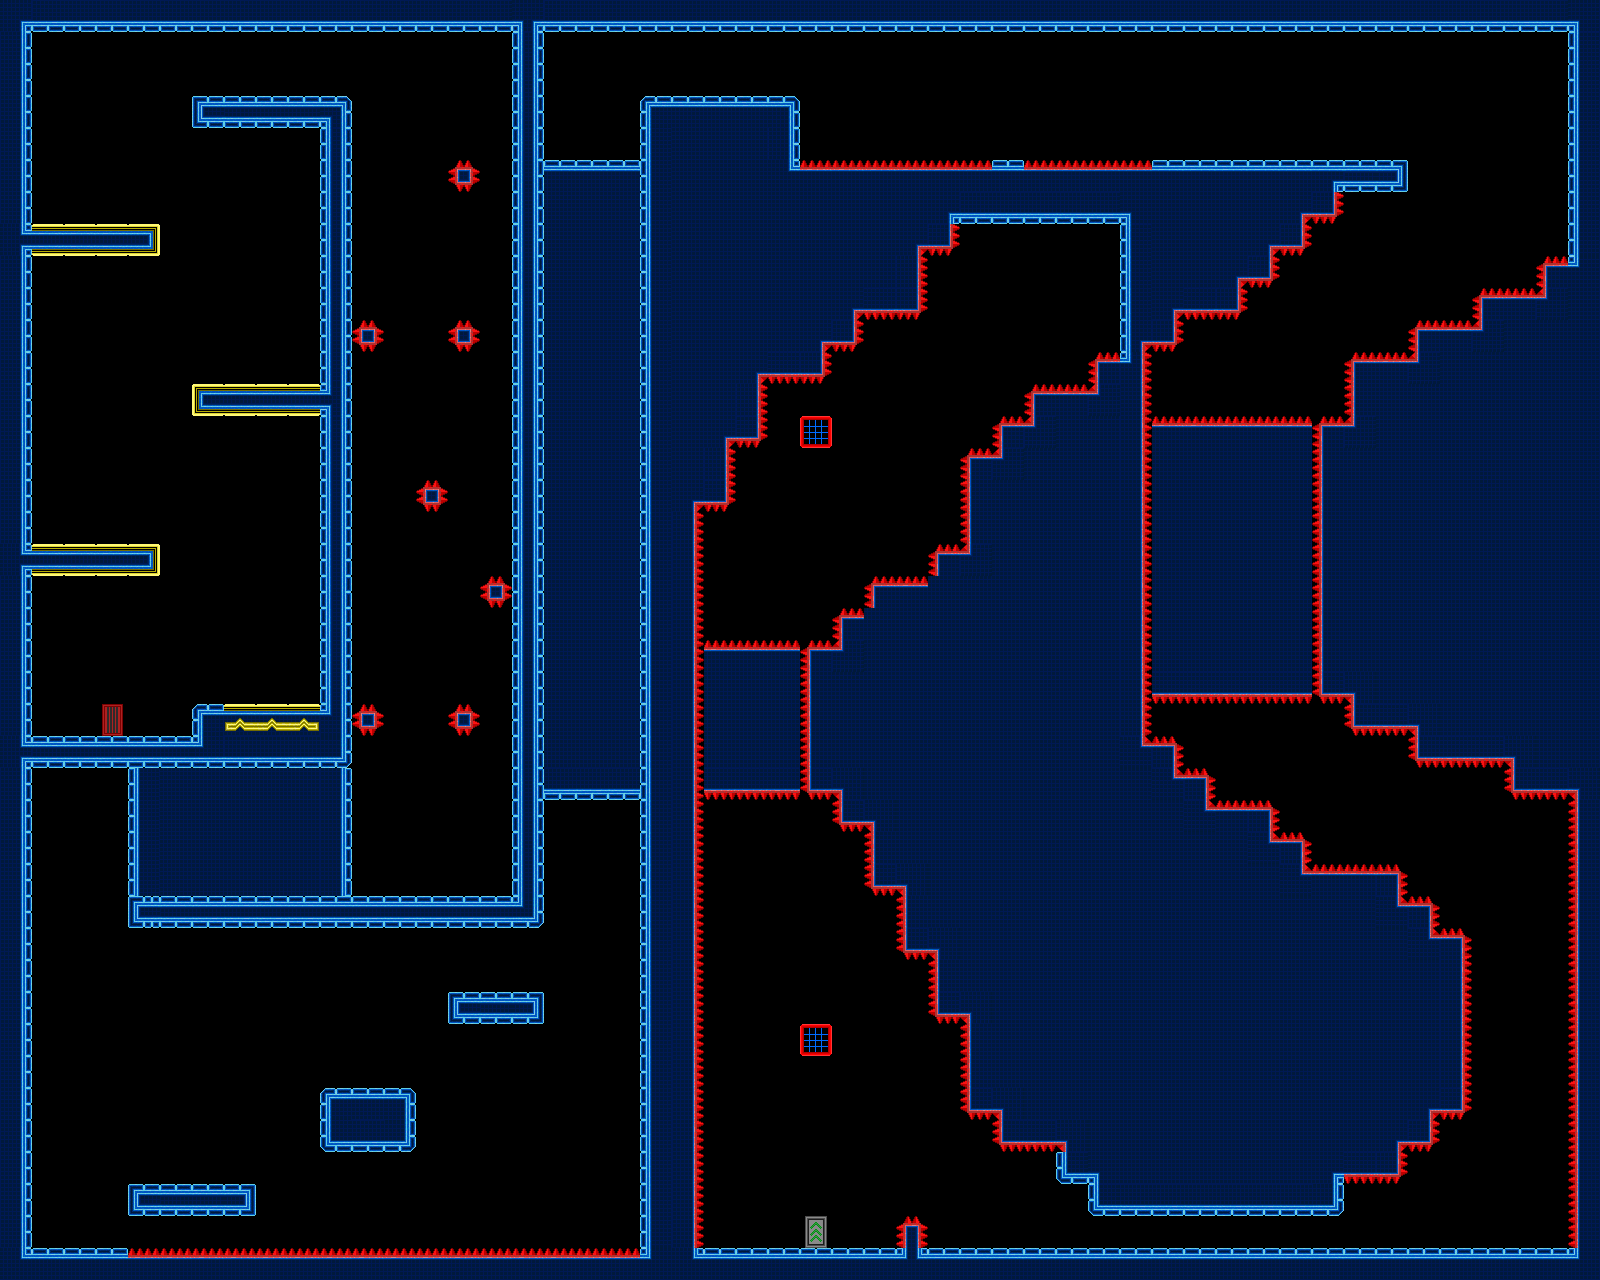

A level layout from a 2D game, rendered from its tile map. Below: a short description, then the map file with tile-grid data replaced by summaries:
An orthogonal 50x40 tile map with 32x32 px tiles, 1 tile layer (Tile Layer 1), 2 tilesets and 105 objects.

<map version="1.0" orientation="orthogonal" renderorder="right-down" width="50" height="40" tilewidth="32" tileheight="32" nextobjectid="110">
 <tileset firstgid="1" name="TestTile" tilewidth="32" tileheight="32" tilecount="117">
  <image source="resources/tiles/TestTile.png" width="416" height="288" />
 </tileset>
 <tileset firstgid="118" name="New_Spritesheet" tilewidth="32" tileheight="32" tilecount="1024">
  <image source="resources/tiles/New_Spritesheet.png" width="1024" height="1024" />
 </tileset>
 <layer name="Tile Layer 1" width="50" height="40">
  <data>[2000 cells, 1033 non-empty, 56 distinct tile ids]</data>
 </layer>
 <objectgroup name="Triggers" visible="0">
  <object id="1" x="96" y="704" width="32" height="32">
   <properties>
    <property name="playerEntrance" value="" />
   </properties>
  </object>
  <object id="2" x="800" y="1216" width="32" height="32">
   <properties>
    <property name="playerExit" value="" />
   </properties>
  </object>
  <object id="3" x="768" y="64" width="32" height="32">
   <properties>
    <property name="ToggleGlitch" value="featherFalling" />
   </properties>
  </object>
  <object id="4" x="1184" y="1216" width="32" height="32">
   <properties>
    <property name="ToggleGlitch" value="featherFalling,gravity" />
   </properties>
  </object>
  <object id="5" x="1152" y="416" width="160" height="288">
   <properties>
    <property name="GlitchedAnimation" value="" />
   </properties>
  </object>
  <object id="6" x="704" y="640" width="96" height="160">
   <properties>
    <property name="GlitchedAnimation" value="" />
   </properties>
  </object>
  <object id="7" x="128" y="768" width="224" height="128">
   <properties>
    <property name="GlitchedAnimation" value="" />
   </properties>
  </object>
  <object id="8" x="544" y="160" width="96" height="640">
   <properties>
    <property name="GlitchedAnimation" value="" />
   </properties>
  </object>
  <object id="9" x="32" y="1248" width="96" height="32">
   <properties>
    <property name="blocker" value="t" />
   </properties>
  </object>
  <object id="10" x="704" y="1248" width="864" height="32">
   <properties>
    <property name="blocker" value="t" />
   </properties>
  </object>
  <object id="11" x="1248" y="1216" width="32" height="32">
   <properties>
    <property name="CheckPoint" value="1" />
   </properties>
  </object>
  <object id="12" x="672" y="64" width="32" height="32">
   <properties>
    <property name="CheckPoint" value="1" />
   </properties>
  </object>
  <object id="13" x="128" y="896" width="384" height="32">
   <properties>
    <property name="blocker" value="tbl" />
   </properties>
  </object>
  <object id="14" x="512" y="896" width="32" height="32">
   <properties>
    <property name="blocker" value="br" />
   </properties>
  </object>
  <object id="15" x="512" y="32" width="32" height="864">
   <properties>
    <property name="blocker" value="lr" />
   </properties>
  </object>
  <object id="16" x="32" y="736" width="160" height="32">
   <properties>
    <property name="blocker" value="tb" />
   </properties>
  </object>
  <object id="17" x="320" y="128" width="32" height="608">
   <properties>
    <property name="ObsReverse" value="" />
    <property name="blocker" value="lr" />
   </properties>
  </object>
  <object id="18" x="320" y="736" width="32" height="32">
   <properties>
    <property name="blocker" value="bl" />
   </properties>
  </object>
  <object id="19" x="192" y="736" width="128" height="32">
   <properties>
    <property name="blocker" value="b" />
   </properties>
  </object>
  <object id="20" x="320" y="96" width="32" height="32" />
  <object id="21" x="192" y="96" width="128" height="32">
   <properties>
    <property name="blocker" value="tbl" />
   </properties>
  </object>
  <object id="22" x="32" y="0" width="1536" height="32">
   <properties>
    <property name="blocker" value="b" />
   </properties>
  </object>
  <object id="23" x="0" y="32" width="32" height="1216">
   <properties>
    <property name="ObsReverse" value="" />
    <property name="blocker" value="r" />
   </properties>
  </object>
  <object id="24" x="1568" y="32" width="32" height="224">
   <properties>
    <property name="blocker" value="l" />
   </properties>
  </object>
  <object id="25" x="128" y="1184" width="128" height="32">
   <properties>
    <property name="blocker" value="tblr" />
   </properties>
  </object>
  <object id="26" x="448" y="992" width="96" height="32">
   <properties>
    <property name="blocker" value="tblr" />
   </properties>
  </object>
  <object id="27" x="320" y="1088" width="96" height="64">
   <properties>
    <property name="blocker" value="tblr" />
   </properties>
  </object>
  <object id="28" x="448" y="160" width="32" height="32">
   <properties>
    <property name="deadly" value="tbrl" />
   </properties>
  </object>
  <object id="29" x="448" y="320" width="32" height="32">
   <properties>
    <property name="deadly" value="tbrl" />
   </properties>
  </object>
  <object id="30" x="352" y="320" width="32" height="32">
   <properties>
    <property name="deadly" value="tbrl" />
   </properties>
  </object>
  <object id="31" x="416" y="480" width="32" height="32">
   <properties>
    <property name="deadly" value="tbrl" />
   </properties>
  </object>
  <object id="32" x="480" y="576" width="32" height="32">
   <properties>
    <property name="deadly" value="tbrl" />
   </properties>
  </object>
  <object id="33" x="448" y="704" width="32" height="32">
   <properties>
    <property name="deadly" value="tbrl" />
   </properties>
  </object>
  <object id="34" x="352" y="704" width="32" height="32">
   <properties>
    <property name="deadly" value="tbrl" />
   </properties>
  </object>
  <object id="35" x="800" y="416" width="32" height="32">
   <properties>
    <property name="deadly" value="tbrl" />
   </properties>
  </object>
  <object id="36" x="800" y="1024" width="32" height="32">
   <properties>
    <property name="deadly" value="tbrl" />
   </properties>
  </object>
  <object id="37" x="896" y="1216" width="32" height="32">
   <properties>
    <property name="deadly" value="tbrl" />
   </properties>
  </object>
  <object id="38" x="640" y="160" width="32" height="1088">
   <properties>
    <property name="blocker" value="l" />
   </properties>
  </object>
  <object id="40" x="640" y="96" width="160" height="64">
   <properties>
    <property name="blocker" value="tlr" />
   </properties>
  </object>
  <object id="41" x="1152" y="160" width="256" height="32">
   <properties>
    <property name="blocker" value="tbr" />
   </properties>
  </object>
  <object id="42" x="800" y="160" width="192" height="32">
   <properties>
    <property name="deadly" value="t" />
   </properties>
  </object>
  <object id="43" x="128" y="1248" width="512" height="32">
   <properties>
    <property name="deadly" value="t" />
   </properties>
  </object>
  <object id="44" x="576" y="1056" width="32" height="32">
   <properties>
    <property name="PlatReverse" value="" />
   </properties>
  </object>
  <object id="45" x="576" y="64" width="32" height="32">
   <properties>
    <property name="PlatReverse" value="" />
   </properties>
  </object>
  <object id="46" x="544" y="1024" width="32" height="32">
   <properties>
    <property name="PlatSize" value="3" />
    <property name="PlatSpeed" value="150" />
    <property name="Platform" value="v" />
    <property name="id" value="1" />
   </properties>
  </object>
  </objectgroup>
</map>
<!-- 60 of 105 objects omitted -->
